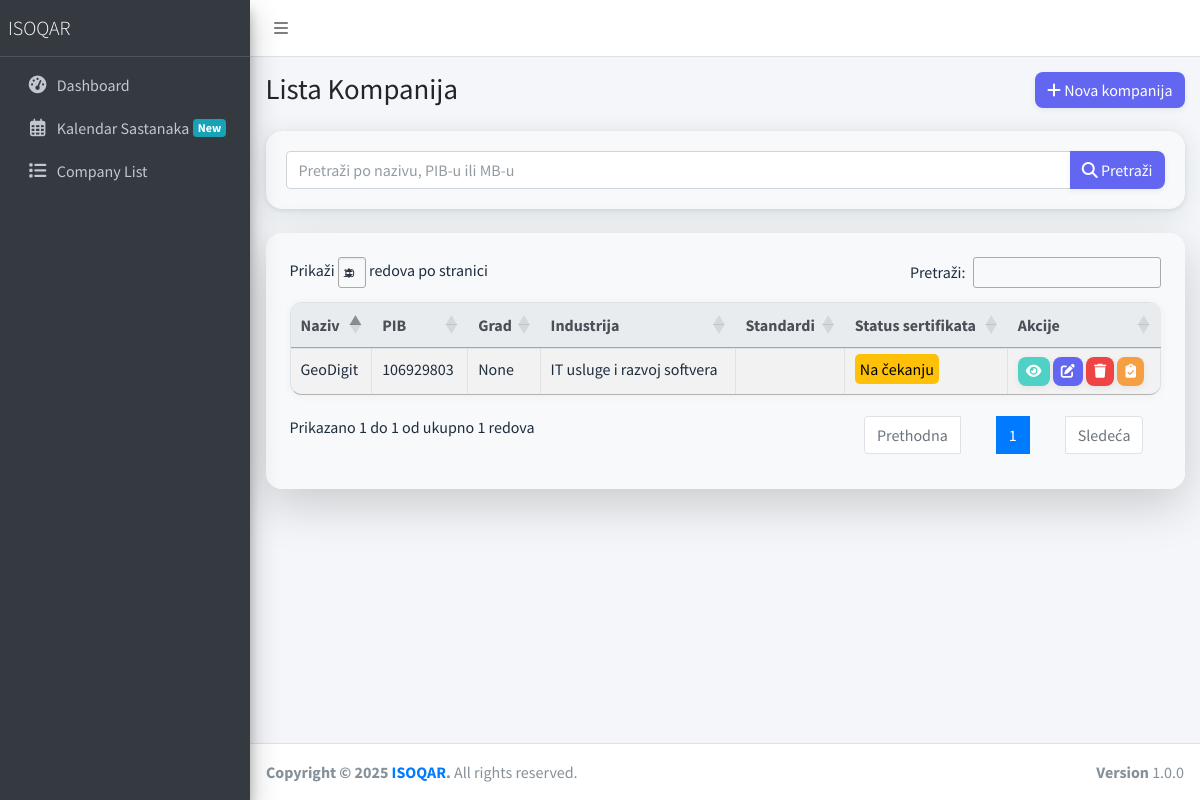
The app's page /company/companies/, older data.
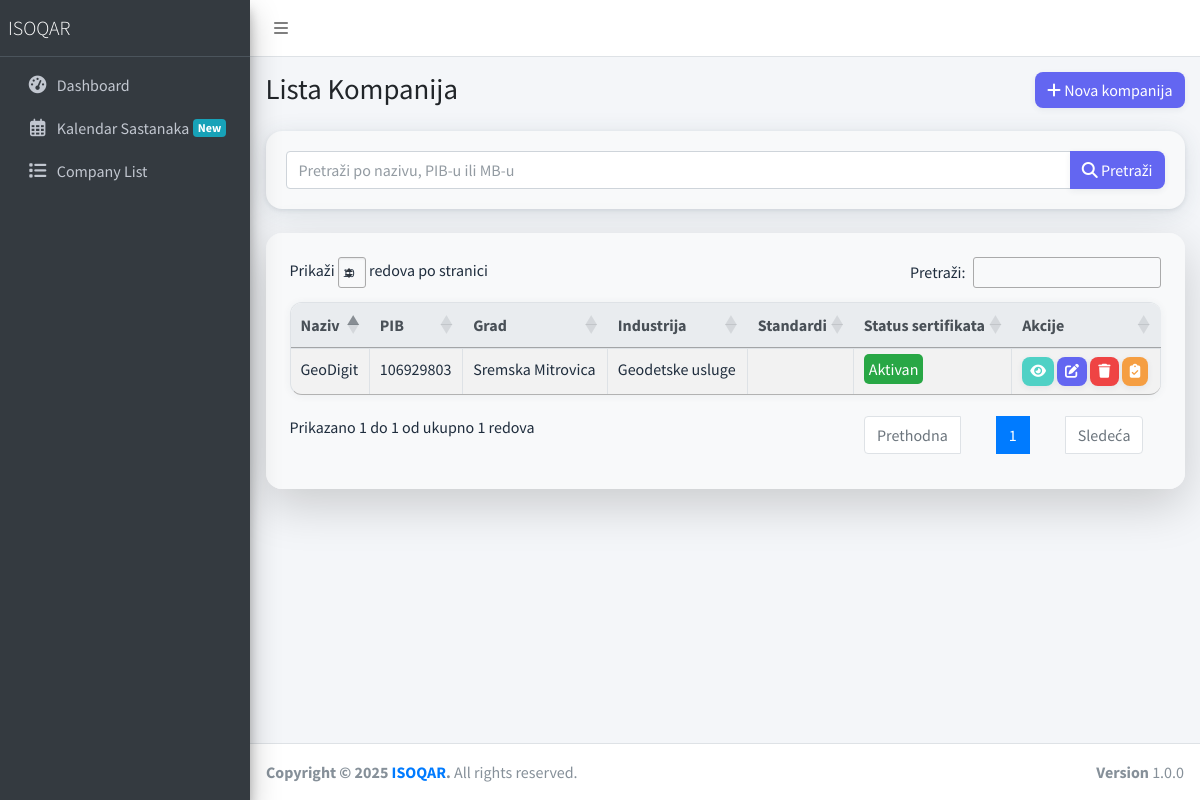
The same page, newer data.
### company/company_models.py (models this page shows, shortened)
class Company(models.Model):
    STATUS_ACTIVE = 'active'
    STATUS_SUSPENDED = 'suspended'
    STATUS_WITHDRAWN = 'withdrawn'
    STATUS_EXPIRED = 'expired'
    STATUS_PENDING = 'pending'
    STATUS_CANCELLED = 'cancelled'
    CERTIFICATE_STATUS_CHOICES = [
        (STATUS_ACTIVE, _('Aktivan')),
        (STATUS_SUSPENDED, _('Suspendovan')),
        (STATUS_WITHDRAWN, _('Deregistrovan')),
        (STATUS_EXPIRED, _('Istekao')),
        (STATUS_PENDING, _('Na čekanju')),
        (STATUS_CANCELLED, _('Otkazan')),
    ]
    name = models.CharField(_("Naziv kompanije"), max_length=200)
    pib = models.CharField(_("PIB"), max_length=9, blank=True, null=True, validators=[
        RegexValidator(r'^\d{9}$', _('PIB mora sadržati tačno 9 cifara'))
    ])
    mb = models.CharField(_("Matični broj"), max_length=8, blank=True, null=True, validators=[
        RegexValidator(r'^\d{8}$', _('Matični broj mora sadržati tačno 8 cifara'))
    ])
    street = models.CharField(_("Ulica"), max_length=200, blank=True, null=True)
    street_number = models.CharField(_("Broj"), max_length=20, blank=True, null=True)
    city = models.CharField(
        _("Grad"),
        max_length=50,
        choices=SERBIA_CITY_CHOICES,
        help_text=_("Izaberite grad"),
        blank=True,
        null=True
    )
    postal_code = models.CharField(_("Poštanski broj"), max_length=10, blank=True, null=True)
    country = models.CharField(_("Država"), max_length=100, default="Srbija")
    phone = models.CharField(_("Telefon"), max_length=50, blank=True, null=True)
    email = models.EmailField(_("Email"), blank=True, null=True)
    website = models.URLField(_("Web sajt"), blank=True, null=True)
    industry = models.CharField(
        _("Industrija"),
        max_length=50,
        choices=INDUSTRY_CHOICES,
        blank=True,
        null=True,
        help_text=_("Izaberite industriju")
    )
    number_of_employees = models.IntegerField(_("Broj zaposlenih"), blank=True, null=True)
    certificate_status = models.CharField(
        _("Status sertifikata"),
        max_length=50,
        choices=CERTIFICATE_STATUS_CHOICES,
        default=STATUS_PENDING
    )
    certificate_number = models.CharField(_("Broj sertifikata"), max_length=100, blank=True, null=True)
    suspension_until_date = models.DateField(_("Suspenzija do datuma"), blank=True, null=True)
    audit_days = models.DecimalField(_("Broj dana audita"), max_digits=18, decimal_places=1, blank=True, null=True)
    initial_audit_conducted_date = models.DateField(_("Datum inicijalnog audita"), blank=True, null=True)
    visits_per_year = models.DecimalField(_("Poseta godišnje"), max_digits=18, decimal_places=0, blank=True, null=True)
    audit_days_each = models.DecimalField(_("Dana po auditu"), max_digits=18, decimal_places=1, blank=True, null=True)
    oblast_registracije = models.TextField(_("Oblast registracije"), blank=True, null=True, help_text=_("Unesite oblast registracije kompanije"))
    notes = models.TextField(_("Napomene"), blank=True, null=True)
    is_active = models.BooleanField(_("Aktivna"), default=True)
    created_at = models.DateTimeField(_("Kreirano"), default=timezone.now)
    updated_at = models.DateTimeField(_("Ažurirano"), auto_now=True)
    class Meta:
        verbose_name = _("Kompanija")
        verbose_name_plural = _("Kompanije")
        ordering = ['-created_at']

### company/views.py (the view)
# urls.py: path('companies/', CompanyListView.as_view(), name='list'),
class CompanyListView(ListView):
    model = Company
    template_name = 'company/company-list.html'
    context_object_name = 'companies'
    def get_queryset(self):
        queryset = super().get_queryset()
        search_query = self.request.GET.get('search', '')
        if search_query:
            queryset = queryset.filter(
                Q(name__icontains=search_query) |
                Q(pib__icontains=search_query) |
                Q(mb__icontains=search_query)
            )
        return queryset.order_by('name')
    def get_context_data(self, **kwargs):
        context = super().get_context_data(**kwargs)
        context['search_query'] = self.request.GET.get('search', '')
        return context

### templates/company/company-list.html (shortened to what this page needs)
{% extends "layouts/base.html" %}
{% block extrastyle %}
<link rel="stylesheet" href="https://cdn.datatables.net/1.13.4/css/jquery.dataTables.min.css">
<link rel="stylesheet" href="https://cdn.datatables.net/1.13.4/css/dataTables.bootstrap4.min.css">
<link rel="stylesheet" href="https://cdn.datatables.net/responsive/2.4.0/css/responsive.bootstrap4.min.css">
<link rel="stylesheet" href="https://cdn.datatables.net/buttons/2.3.3/css/buttons.bootstrap4.min.css">
{% endblock %}
{% block content %}
<div class="content-wrapper">
  <div class="content-header">
    <div class="container-fluid">
      <div class="row mb-2">
        <div class="col-sm-6">
          <h1 class="m-0">Lista Kompanija</h1>
        </div>
        <div class="col-sm-6">
          <div class="float-sm-right">
            <a href="{% url 'company:create' %}" class="btn btn-primary">
              <i class="fas fa-plus"></i> Nova kompanija
            </a>
          </div>
        </div>
      </div>
    </div>
  </div>
  <div class="content">
    <div class="container-fluid">
      <div class="card mb-4">
        <div class="card-body">
          <form method="get" action="{% url 'company:list' %}" class="form-inline">
            <div class="input-group w-100">
              <input type="text" name="search" class="form-control" placeholder="Pretraži po nazivu, PIB-u ili MB-u" value="{{ search_query }}">
              <div class="input-group-append">
                <button type="submit" class="btn btn-primary">
                  <i class="fas fa-search"></i> Pretraži
                </button>
              </div>
            </div>
          </form>
        </div>
      </div>
      <div class="card shadow-lg border-0 rounded-4">
        <div class="card-body p-4 bg-light rounded-4">
          <table id="companiesTable" class="table table-bordered table-striped">
            <thead>
              <tr>
                <th>Naziv</th>
                <th>PIB</th>
                <th>Grad</th>
                <th>Industrija</th>
                <th>Standardi</th>
                <th>Status sertifikata</th>
                <th>Akcije</th>
              </tr>
            </thead>
            <tbody>
              {% for company in companies %}
              <tr>
                <td>{{ company.name }}</td>
                <td>{{ company.pib }}</td>
                <td>{{ company.city }}</td>
                <td>{{ company.get_industry_display }}</td>
                <td>
                </td>
                <td>
                  <span class="status-{{ company.certificate_status }}">{{ company.get_certificate_status_display }}</span>
                </td>
                <td class="action-buttons">
                  <a href="{% url 'company:detail' company.id %}" class="btn btn-sm btn-info" title="Detalji">
                    <i class="fas fa-eye"></i>
                  </a>
                  <a href="{% url 'company:update' company.id %}" class="btn btn-sm btn-primary" title="Izmeni">
                    <i class="fas fa-edit"></i>
                  </a>
                  <a href="{% url 'company:delete' company.id %}" class="btn btn-sm btn-danger" title="Obriši">
                    <i class="fas fa-trash"></i>
                  </a>
                  <a href="{% url 'company:audit_list' %}?company={{ company.id }}" class="btn btn-sm btn-warning" title="Nadzorne provere">
                    <i class="fas fa-clipboard-check"></i>
                  </a>
                </td>
              </tr>
              {% endfor %}
            </tbody>
          </table>
        </div>
      </div>
    </div>
  </div>
</div>
{% endblock %}

Row changes from the older to the newer data that the page shows:
changed Company "GeoDigit": city "None" → "Sremska Mitrovica"; industry "IT usluge i razvoj softvera" → "Geodetske usluge"; certificate_status "Na čekanju" → "Aktivan"
